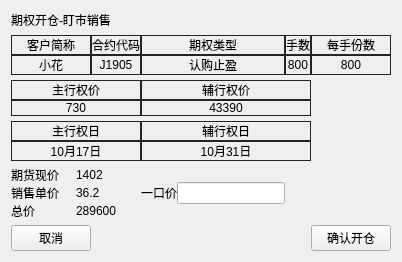
          <widget class="QWidget" name="page_7">
           <property name="styleSheet">
            <string notr="true">QLabel {
	border:1px solid #242424;
}
</string>
           </property>
           <layout class="QGridLayout" name="gridLayout_16">
            <item row="0" column="0">
             <widget class="QLabel" name="label_154">
              <property name="sizePolicy">
               <sizepolicy hsizetype="Preferred" vsizetype="Fixed">
                <horstretch>0</horstretch>
                <verstretch>0</verstretch>
               </sizepolicy>
              </property>
              <property name="styleSheet">
               <string notr="true">QLabel {
	border:0px solid #242424;
}</string>
              </property>
              <property name="text">
               <string>期权开仓-盯市销售</string>
              </property>
             </widget>
            </item>
            <item row="1" column="0">
             <layout class="QGridLayout" name="gridLayout_13">
              <property name="sizeConstraint">
               <enum>QLayout::SetDefaultConstraint</enum>
              </property>
              <property name="horizontalSpacing">
               <number>0</number>
              </property>
              <property name="verticalSpacing">
               <number>5</number>
              </property>
              <item row="3" column="0" colspan="2">
               <layout class="QGridLayout" name="gridLayout_17">
                <item row="0" column="1">
                 <widget class="QLabel" name="label_151">
                  <property name="styleSheet">
                   <string notr="true">QLabel {
	border:0px ;
}</string>
                  </property>
                  <property name="text">
                   <string>1402</string>
                  </property>
                 </widget>
                </item>
                <item row="0" column="0">
                 <widget class="QLabel" name="label_150">
                  <property name="styleSheet">
                   <string notr="true">QLabel {
	border:0px;
}</string>
                  </property>
                  <property name="text">
                   <string>期货现价</string>
                  </property>
                 </widget>
                </item>
                <item row="1" column="0">
                 <widget class="QLabel" name="label_157">
                  <property name="styleSheet">
                   <string notr="true">QLabel {
	border:0px ;
}</string>
                  </property>
                  <property name="text">
                   <string>销售单价</string>
                  </property>
                 </widget>
                </item>
                <item row="1" column="1">
                 <widget class="QLabel" name="label_158">
                  <property name="styleSheet">
                   <string notr="true">QLabel {
	border:0px ;
}</string>
                  </property>
                  <property name="text">
                   <string>36.2</string>
                  </property>
                  <property name="name" stdset="0">
                   <string>warn_color</string>
                  </property>
                 </widget>
                </item>
                <item row="2" column="0">
                 <widget class="QLabel" name="label_159">
                  <property name="styleSheet">
                   <string notr="true">QLabel {
	border:0px ;
}</string>
                  </property>
                  <property name="text">
                   <string>总价</string>
                  </property>
                 </widget>
                </item>
                <item row="2" column="1">
                 <widget class="QLabel" name="label_160">
                  <property name="styleSheet">
                   <string notr="true">QLabel {
	border:0px ;
}</string>
                  </property>
                  <property name="text">
                   <string>289600</string>
                  </property>
                  <property name="name" stdset="0">
                   <string>warn_color</string>
                  </property>
                 </widget>
                </item>
               </layout>
              </item>
              <item row="3" column="2">
               <layout class="QHBoxLayout" name="horizontalLayout_14">
                <item>
                 <widget class="QLabel" name="label_161">
                  <property name="styleSheet">
                   <string notr="true">QLabel {
	border:0px solid #242424;
}</string>
                  </property>
                  <property name="text">
                   <string>一口价</string>
                  </property>
                  <property name="buddy">
                   <cstring>lineEdit_14</cstring>
                  </property>
                 </widget>
                </item>
                <item>
                 <widget class="QLineEdit" name="lineEdit_14">
                  <property name="sizePolicy">
                   <sizepolicy hsizetype="Fixed" vsizetype="Fixed">
                    <horstretch>0</horstretch>
                    <verstretch>0</verstretch>
                   </sizepolicy>
                  </property>
                 </widget>
                </item>
               </layout>
              </item>
              <item row="0" column="0">
               <layout class="QVBoxLayout" name="verticalLayout_50">
                <property name="spacing">
                 <number>0</number>
                </property>
                <item>
                 <widget class="QLabel" name="label_117">
                  <property name="font">
                   <font>
                    <weight>50</weight>
                    <bold>false</bold>
                   </font>
                  </property>
                  <property name="styleSheet">
                   <string notr="true"/>
                  </property>
                  <property name="text">
                   <string>客户简称</string>
                  </property>
                  <property name="alignment">
                   <set>Qt::AlignCenter</set>
                  </property>
                 </widget>
                </item>
                <item>
                 <widget class="QLabel" name="label_118">
                  <property name="font">
                   <font>
                    <weight>50</weight>
                    <bold>false</bold>
                   </font>
                  </property>
                  <property name="text">
                   <string>小花</string>
                  </property>
                  <property name="alignment">
                   <set>Qt::AlignCenter</set>
                  </property>
                 </widget>
                </item>
               </layout>
              </item>
              <item row="0" column="2">
               <layout class="QVBoxLayout" name="verticalLayout_52">
                <property name="spacing">
                 <number>0</number>
                </property>
                <item>
                 <widget class="QLabel" name="label_119">
                  <property name="font">
                   <font>
                    <weight>50</weight>
                    <bold>false</bold>
                   </font>
                  </property>
                  <property name="text">
                   <string>期权类型</string>
                  </property>
                  <property name="alignment">
                   <set>Qt::AlignCenter</set>
                  </property>
                 </widget>
                </item>
                <item>
                 <widget class="QLabel" name="label_120">
                  <property name="font">
                   <font>
                    <weight>50</weight>
                    <bold>false</bold>
                   </font>
                  </property>
                  <property name="text">
                   <string>认购止盈</string>
                  </property>
                  <property name="alignment">
                   <set>Qt::AlignCenter</set>
                  </property>
                 </widget>
                </item>
               </layout>
              </item>
              <item row="0" column="1">
               <layout class="QVBoxLayout" name="verticalLayout_53">
                <property name="spacing">
                 <number>0</number>
                </property>
                <item>
                 <widget class="QLabel" name="label_139">
                  <property name="font">
                   <font>
                    <weight>50</weight>
                    <bold>false</bold>
                   </font>
                  </property>
                  <property name="text">
                   <string>合约代码</string>
                  </property>
                  <property name="alignment">
                   <set>Qt::AlignCenter</set>
                  </property>
                 </widget>
                </item>
                <item>
                 <widget class="QLabel" name="label_141">
                  <property name="font">
                   <font>
                    <weight>50</weight>
                    <bold>false</bold>
                   </font>
                  </property>
                  <property name="text">
                   <string>J1905</string>
                  </property>
                  <property name="alignment">
                   <set>Qt::AlignCenter</set>
                  </property>
                 </widget>
                </item>
               </layout>
              </item>
              <item row="5" column="0">
               <widget class="QPushButton" name="pushButton_12">
                <property name="text">
                 <string>取消</string>
                </property>
               </widget>
              </item>
              <item row="5" column="6">
               <widget class="QPushButton" name="pushButton_17">
                <property name="text">
                 <string>确认开仓</string>
                </property>
                <property name="shortcut">
                 <string>Ctrl+Return</string>
                </property>
               </widget>
              </item>
              <item row="1" column="2" colspan="2">
               <layout class="QVBoxLayout" name="verticalLayout_55">
                <property name="spacing">
                 <number>0</number>
                </property>
                <item>
                 <widget class="QLabel" name="label_144">
                  <property name="font">
                   <font>
                    <weight>50</weight>
                    <bold>false</bold>
                   </font>
                  </property>
                  <property name="text">
                   <string>辅行权价</string>
                  </property>
                  <property name="alignment">
                   <set>Qt::AlignCenter</set>
                  </property>
                 </widget>
                </item>
                <item>
                 <widget class="QLabel" name="label_145">
                  <property name="text">
                   <string>43390</string>
                  </property>
                  <property name="alignment">
                   <set>Qt::AlignCenter</set>
                  </property>
                 </widget>
                </item>
               </layout>
              </item>
              <item row="2" column="0" colspan="2">
               <layout class="QVBoxLayout" name="verticalLayout_56">
                <property name="spacing">
                 <number>0</number>
                </property>
                <item>
                 <widget class="QLabel" name="label_146">
                  <property name="font">
                   <font>
                    <weight>50</weight>
                    <bold>false</bold>
                   </font>
                  </property>
                  <property name="text">
                   <string>主行权日</string>
                  </property>
                  <property name="alignment">
                   <set>Qt::AlignCenter</set>
                  </property>
                 </widget>
                </item>
                <item>
                 <widget class="QLabel" name="label_147">
                  <property name="text">
                   <string>10月17日</string>
                  </property>
                  <property name="alignment">
                   <set>Qt::AlignCenter</set>
                  </property>
                 </widget>
                </item>
               </layout>
              </item>
              <item row="2" column="2" colspan="2">
               <layout class="QVBoxLayout" name="verticalLayout_57">
                <property name="spacing">
                 <number>0</number>
                </property>
                <item>
                 <widget class="QLabel" name="label_148">
                  <property name="font">
                   <font>
                    <weight>50</weight>
                    <bold>false</bold>
                   </font>
                  </property>
                  <property name="text">
                   <string>辅行权日</string>
                  </property>
                  <property name="alignment">
                   <set>Qt::AlignCenter</set>
                  </property>
                 </widget>
                </item>
                <item>
                 <widget class="QLabel" name="label_149">
                  <property name="text">
                   <string>10月31日</string>
                  </property>
                  <property name="alignment">
                   <set>Qt::AlignCenter</set>
                  </property>
                 </widget>
                </item>
               </layout>
              </item>
              <item row="1" column="0" colspan="2">
               <layout class="QVBoxLayout" name="verticalLayout_60">
                <property name="spacing">
                 <number>0</number>
                </property>
                <item>
                 <widget class="QLabel" name="label_152">
                  <property name="font">
                   <font>
                    <weight>50</weight>
                    <bold>false</bold>
                   </font>
                  </property>
                  <property name="text">
                   <string>主行权价</string>
                  </property>
                  <property name="alignment">
                   <set>Qt::AlignCenter</set>
                  </property>
                 </widget>
                </item>
                <item>
                 <widget class="QLabel" name="label_153">
                  <property name="text">
                   <string>730</string>
                  </property>
                  <property name="alignment">
                   <set>Qt::AlignCenter</set>
                  </property>
                 </widget>
                </item>
               </layout>
              </item>
              <item row="0" column="6">
               <layout class="QVBoxLayout" name="verticalLayout_62">
                <property name="spacing">
                 <number>0</number>
                </property>
                <item>
                 <widget class="QLabel" name="label_155">
                  <property name="font">
                   <font>
                    <weight>50</weight>
                    <bold>false</bold>
                   </font>
                  </property>
                  <property name="text">
                   <string>每手份数</string>
                  </property>
                  <property name="alignment">
                   <set>Qt::AlignCenter</set>
                  </property>
                 </widget>
                </item>
                <item>
                 <widget class="QLabel" name="label_156">
                  <property name="text">
                   <string>800</string>
                  </property>
                  <property name="alignment">
                   <set>Qt::AlignCenter</set>
                  </property>
                 </widget>
                </item>
               </layout>
              </item>
              <item row="0" column="3">
               <layout class="QVBoxLayout" name="verticalLayout_54">
                <property name="spacing">
                 <number>0</number>
                </property>
                <item>
                 <widget class="QLabel" name="label_142">
                  <property name="font">
                   <font>
                    <weight>50</weight>
                    <bold>false</bold>
                   </font>
                  </property>
                  <property name="text">
                   <string>手数</string>
                  </property>
                  <property name="alignment">
                   <set>Qt::AlignCenter</set>
                  </property>
                 </widget>
                </item>
                <item>
                 <widget class="QLabel" name="label_143">
                  <property name="text">
                   <string>800</string>
                  </property>
                  <property name="alignment">
                   <set>Qt::AlignCenter</set>
                  </property>
                 </widget>
                </item>
               </layout>
              </item>
             </layout>
            </item>
           </layout>
          </widget>
